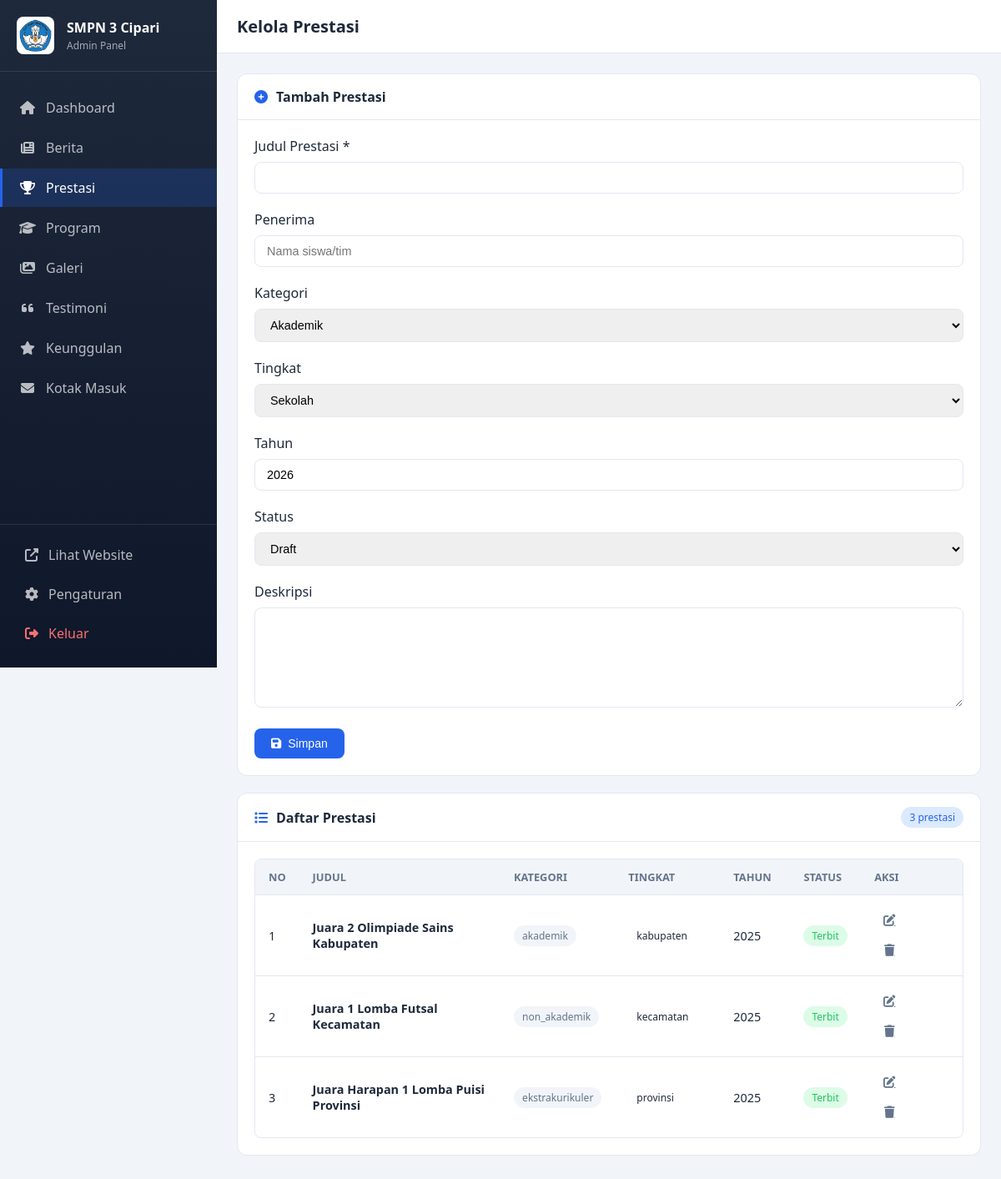
The app's page /admin/achievements.php (signed in) with its own data.
### tables this page shows
CREATE TABLE IF NOT EXISTS achievements (
    id INT UNSIGNED AUTO_INCREMENT PRIMARY KEY,
    title VARCHAR(255) NOT NULL,
    description TEXT,
    category ENUM('akademik', 'non_akademik', 'ekstrakurikuler') DEFAULT 'akademik',
    level ENUM('sekolah', 'kecamatan', 'kabupaten', 'provinsi', 'nasional', 'internasional') DEFAULT 'kabupaten',
    year YEAR NOT NULL,
    image VARCHAR(255),
    recipient VARCHAR(255),
    status ENUM('draft', 'published') DEFAULT 'draft',
    sort_order INT UNSIGNED DEFAULT 0,
    created_at TIMESTAMP DEFAULT CURRENT_TIMESTAMP,
    updated_at TIMESTAMP DEFAULT CURRENT_TIMESTAMP ON UPDATE CURRENT_TIMESTAMP,
    INDEX idx_status (status),
    INDEX idx_year (year),
    INDEX idx_category (category),
    INDEX idx_level (level),
    INDEX idx_sort (sort_order)
);

### admin/achievements.php (the view, shortened to what this page needs)
<?php
$pdo = getDB();
$stmt = $pdo->query("SELECT * FROM achievements ORDER BY year DESC, created_at DESC");
$achievements = $stmt->fetchAll();
$edit_data = null;
?>
<!DOCTYPE html>
<html lang="id">
<head>
    <link rel="stylesheet" href="assets/css/admin.css">
    <link rel="stylesheet" href="https://cdnjs.cloudflare.com/ajax/libs/font-awesome/6.5.1/css/all.min.css">
</head>
<body>
    <?php include 'includes/sidebar.php'; ?>
    <main class="main-content">
        <header class="topbar">
            <div class="topbar-left">
                <h1 class="page-title">Kelola Prestasi</h1>
            </div>
        </header>
        <div class="content-wrapper">
            <div class="card">
                <div class="card-header">
                    <h3><i class="fas fa-<?= $edit_data ? 'edit' : 'plus-circle' ?>"></i>
                        <?= $edit_data ? 'Edit' : 'Tambah' ?> Prestasi</h3>
                </div>
                <div class="card-body">
                    <form method="POST">
                        <div class="form-row">
                            <div class="form-group">
                                <label class="form-label">Judul Prestasi *</label>
                                <input type="text" name="title" class="form-control" required
                                       value="<?= htmlspecialchars($edit_data['title'] ?? $_POST['title'] ?? '') ?>">
                            </div>
                            <div class="form-group">
                                <label class="form-label">Penerima</label>
                                <input type="text" name="recipient" class="form-control"
                                       value="<?= htmlspecialchars($edit_data['recipient'] ?? $_POST['recipient'] ?? '') ?>"
                                       placeholder="Nama siswa/tim">
                            </div>
                        </div>
                        <div class="form-row">
                            <div class="form-group">
                                <label class="form-label">Kategori</label>
                                <select name="category" class="form-control">
                                    <option value="akademik" <?= (($_POST['category'] ?? $edit_data['category'] ?? '') === 'akademik' ? 'selected' : '') ?>>Akademik</option>
                                </select>
                            </div>
                            <div class="form-group">
                                <label class="form-label">Tingkat</label>
                                <select name="level" class="form-control">
                                    <option value="sekolah" <?= (($_POST['level'] ?? $edit_data['level'] ?? '') === 'sekolah' ? 'selected' : '') ?>>Sekolah</option>
                                </select>
                            </div>
                        </div>
                        <div class="form-row">
                            <div class="form-group">
                                <label class="form-label">Tahun</label>
                                <input type="number" name="year" class="form-control" min="2000" max="2099"
                                       value="<?= htmlspecialchars($edit_data['year'] ?? $_POST['year'] ?? date('Y')) ?>">
                            </div>
                            <div class="form-group">
                                <label class="form-label">Status</label>
                                <select name="status" class="form-control">
                                    <option value="draft" <?= (($_POST['status'] ?? $edit_data['status'] ?? '') === 'draft' ? 'selected' : '') ?>>Draft</option>
                                </select>
                            </div>
                        </div>
                        <div class="form-group">
                            <label class="form-label">Deskripsi</label>
                            <textarea name="description" class="form-control" rows="3"><?= htmlspecialchars($edit_data['description'] ?? $_POST['description'] ?? '') ?></textarea>
                        </div>
                        <div style="display: flex; gap: 10px;">
                            <button type="submit" name="save" value="1" class="btn btn-primary">
                                <i class="fas fa-save"></i> Simpan
                            </button>
                        </div>
                    </form>
                </div>
            </div>
            <div class="card">
                <div class="card-header">
                    <h3><i class="fas fa-list"></i> Daftar Prestasi</h3>
                    <span class="badge badge-primary"><?= count($achievements) ?> prestasi</span>
                </div>
                <div class="card-body">
                    <?php if (empty($achievements)): ?>
                    <div class="empty-state">
                        <i class="fas fa-trophy"></i>
                        <p>Belum ada prestasi.</p>
                    </div>
                    <?php else: ?>
                    <div class="table-container">
                        <table>
                            <thead>
                                <tr>
                                    <th width="5%">No</th>
                                    <th width="30%">Judul</th>
                                    <th width="15%">Kategori</th>
                                    <th width="15%">Tingkat</th>
                                    <th width="10%">Tahun</th>
                                    <th width="10%">Status</th>
                                    <th width="15%">Aksi</th>
                                </tr>
                            </thead>
                            <tbody>
                                <?php $no = 1; foreach ($achievements as $item): ?>
                                <tr>
                                    <td><?= $no++ ?></td>
                                    <td>
                                        <strong><?= htmlspecialchars($item['title']) ?></strong>
                                    </td>
                                    <td><span class="badge badge-secondary"><?= htmlspecialchars($item['category']) ?></span></td>
                                    <td><span class="badge badge-info"><?= htmlspecialchars($item['level']) ?></span></td>
                                    <td><?= $item['year'] ?></td>
                                    <td>
                                        <span class="badge badge-<?= $item['status'] === 'published' ? 'success' : 'warning' ?>">
                                            <?= $item['status'] === 'published' ? 'Terbit' : 'Draft' ?>
                                        </span>
                                    </td>
                                    <td>
                                        <a href="?edit=<?= $item['id'] ?>" class="btn-icon" title="Edit">
                                            <i class="fas fa-edit"></i>
                                        </a>
                                        <a href="?action=delete&id=<?= $item['id'] ?>"
                                           class="btn-icon text-danger"
                                           onclick="return confirmDelete()">
                                            <i class="fas fa-trash"></i>
                                        </a>
                                    </td>
                                </tr>
                                <?php endforeach; ?>
                            </tbody>
                        </table>
                    </div>
                    <?php endif; ?>
                </div>
            </div>
        </div>
    </main>
</body>
</html>

### admin/assets/css/admin.css (style rules this page uses)
:root { --primary-color: #2563eb; --primary-dark: #1d4ed8; --primary-light: #dbeafe; --secondary-color: #64748b; --success-color: #22c55e; --success-light: #dcfce7; --danger-color: #ef4444; --danger-light: #fee2e2; --warning-color: #f59e0b; --warning-light: #fef3c7; --info-color: #3b82f6; --info-light: #dbeafe; --purple-color: #8b5cf6; --purple-light: #ede9fe; --background: #f1f5f9; --surface: #ffffff; --text-primary: #1e293b; --text-secondary: #64748b; --border-color: #e2e8f0; --sidebar-width: 260px; --header-height: 64px; --shadow-sm: 0 1px 2px 0 rgb(0 0 0 / 0.05); --shadow-md: 0 4px 6px -1px rgb(0 0 0 / 0.1); --shadow-lg: 0 10px 15px -3px rgb(0 0 0 / 0.1); }
* { margin: 0; padding: 0; box-sizing: border-box; }
body { font-family: 'Segoe UI', Tahoma, Geneva, Verdana, sans-serif; background: var(--background); color: var(--text-primary); min-height: 100vh; }
.main-content { margin-left: var(--sidebar-width); min-height: 100vh; display: flex; flex-direction: column; }
.topbar { height: var(--header-height); background: var(--surface); border-bottom: 1px solid var(--border-color); display: flex; align-items: center; justify-content: space-between; padding: 0 24px; position: sticky; top: 0; z-index: 100; }
.topbar-left { display: flex; align-items: center; gap: 15px; }
.page-title { font-size: 1.25rem; font-weight: 600; color: var(--text-primary); }
.content-wrapper { padding: 24px; flex: 1; }
.card { background: var(--surface); border: 1px solid var(--border-color); border-radius: 12px; overflow: hidden; margin-bottom: 20px; }
.card-header { display: flex; justify-content: space-between; align-items: center; padding: 16px 20px; border-bottom: 1px solid var(--border-color); }
.card-header h3 { font-size: 1rem; font-weight: 600; display: flex; align-items: center; gap: 10px; }
.card-header h3 i { color: var(--primary-color); }
.card-body { padding: 20px; }
.btn-icon { width: 36px; height: 36px; border-radius: 8px; border: none; background: transparent; color: var(--text-secondary); cursor: pointer; display: flex; align-items: center; justify-content: center; transition: all 0.2s ease; }
.badge { display: inline-flex; align-items: center; padding: 4px 10px; border-radius: 20px; font-size: 0.75rem; font-weight: 500; }
.badge-success { background: var(--success-light); color: var(--success-color); }
.badge-secondary { background: var(--background); color: var(--text-secondary); }
.badge-primary { background: var(--primary-light); color: var(--primary-color); }
.btn { display: inline-flex; align-items: center; gap: 8px; padding: 10px 20px; border: none; border-radius: 8px; font-size: 0.875rem; font-weight: 500; cursor: pointer; text-decoration: none; transition: all 0.3s ease; }
.btn-primary { background: var(--primary-color); color: white; }
.form-group { margin-bottom: 20px; }
.form-label { display: block; margin-bottom: 8px; font-weight: 500; color: var(--text-primary); }
.form-control { width: 100%; padding: 10px 14px; border: 1px solid var(--border-color); border-radius: 8px; font-size: 0.9rem; transition: all 0.3s ease; }
textarea.form-control { min-height: 120px; resize: vertical; }
.table-container { overflow-x: auto; border-radius: 8px; border: 1px solid var(--border-color); }
table { width: 100%; border-collapse: collapse; }
thead { background: var(--background); }
th { padding: 12px 16px; text-align: left; font-weight: 600; font-size: 0.8rem; text-transform: uppercase; color: var(--text-secondary); border-bottom: 1px solid var(--border-color); }
td { padding: 12px 16px; border-bottom: 1px solid var(--border-color); font-size: 0.9rem; }
tbody tr:last-child td { border-bottom: none; }

### records on screen
achievements: title "Juara 2 Olimpiade Sains Kabupaten", category "akademik", level "kabupaten", year "2025", status "Terbit"
achievements: title "Juara 1 Lomba Futsal Kecamatan", category "non_akademik", level "kecamatan", year "2025", status "Terbit"
achievements: title "Juara Harapan 1 Lomba Puisi Provinsi", category "ekstrakurikuler", level "provinsi", year "2025", status "Terbit"

### other values on screen
$item['label'] "Dashboard"
$item['label'] "Berita"
$item['label'] "Prestasi"
$item['label'] "Program"
$item['label'] "Galeri"
$item['label'] "Testimoni"
$item['label'] "Keunggulan"
$item['label'] "Kotak Masuk"
count($achievements) "3"
